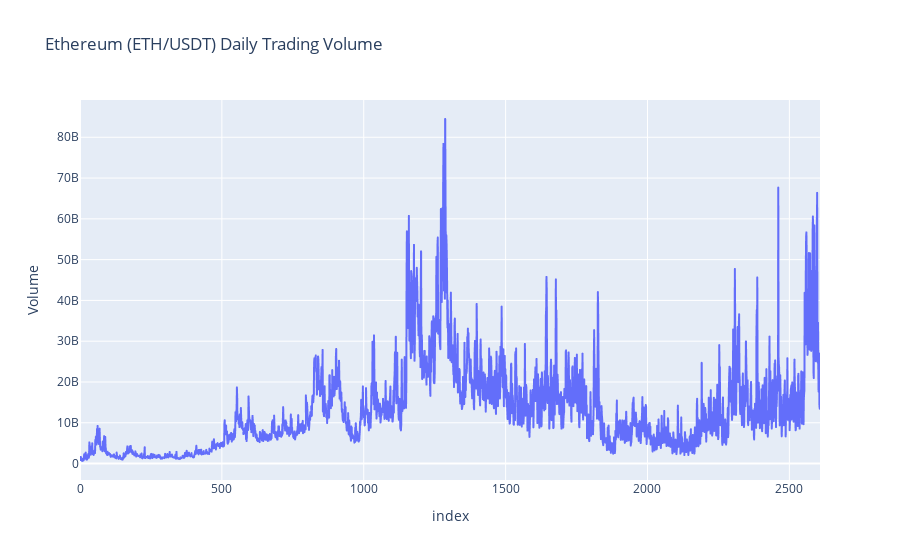

Source (notebook cell):
### Code cell
px.line(eth_data, x=eth_data.index, y='Volume', title='Ethereum (ETH/USDT) Daily Trading Volume')

### Figure 1 — Plotly figure (JSON) as saved in the notebook; plotly's stock layout.template omitted (floating-point values rounded to 4 significant figures; data arrays with more than 128 entries replaced by an {"elided": "..."} marker saying what was removed)
{"data": [{"hovertemplate": "index=%{x}<br>Volume=%{y}<extra></extra>", "legendgroup": "", "line": {"color": "#636efa", "dash": "solid"}, "marker": {"symbol": "circle"}, "mode": "lines", "name": "", "showlegend": false, "type": "scattergl", "x": {"elided": "2609 int values"}, "xaxis": "x", "y": {"elided": "2609 int values"}, "yaxis": "y"}], "layout": {"legend": {"tracegroupgap": 0}, "title": {"text": "Ethereum (ETH/USDT) Daily Trading Volume"}, "xaxis": {"anchor": "y", "domain": [0, 1], "title": {"text": "index"}}, "yaxis": {"anchor": "x", "domain": [0, 1], "title": {"text": "Volume"}}}}
